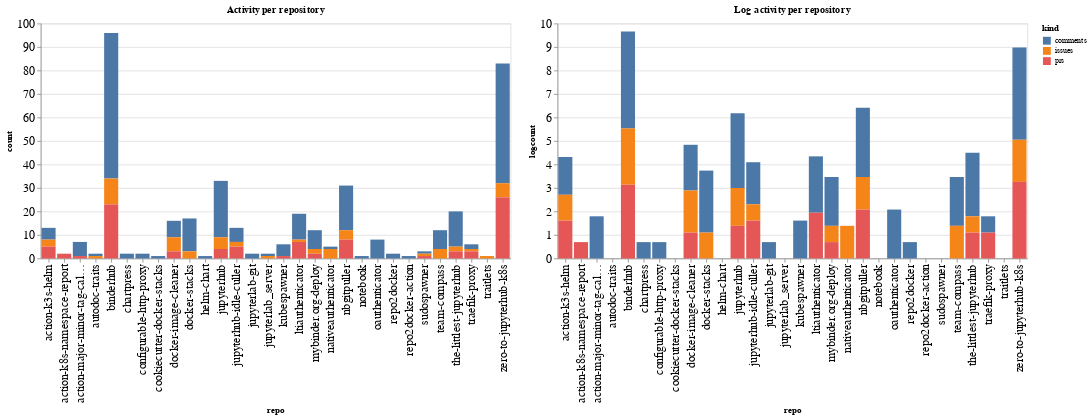

The cell this chart's notebook holds for it:
### Code cell
ch1 = alt.Chart(repo_summaries, width=600, title="Activity per repository").mark_bar().encode(
    x='repo',
    y='count',
    color='kind',
    tooltip="kind"
)

ch2 = alt.Chart(repo_summaries, width=600, title="Log activity per repository").mark_bar().encode(
    x='repo',
    y='logcount',
    color='kind',
    tooltip="kind"
)

ch1 | ch2

### Figure 1 — Vega-Lite specification as saved in the notebook (floating-point values rounded to 4 significant figures)
{"config": {"axisLeft": {"labelFontSize": 15}, "axisBottom": {"labelFontSize": 15}}, "hconcat": [{"mark": "bar", "encoding": {"color": {"type": "nominal", "field": "kind"}, "tooltip": {"type": "nominal", "field": "kind"}, "x": {"type": "nominal", "field": "repo"}, "y": {"type": "quantitative", "field": "count"}}, "title": "Activity per repository", "width": 600}, {"mark": "bar", "encoding": {"color": {"type": "nominal", "field": "kind"}, "tooltip": {"type": "nominal", "field": "kind"}, "x": {"type": "nominal", "field": "repo"}, "y": {"type": "quantitative", "field": "logcount"}}, "title": "Log activity per repository", "width": 600}], "data": {"name": "data-e638747e98defcf5411eac06839864a5"}, "$schema": "https://vega.github.io/schema/vega-lite/v4.8.1.json", "datasets": {"data-e638747e98defcf5411eac06839864a5": [{"repo": "action-k3s-helm", "kind": "comments", "count": 5, "logcount": 1.609}, {"repo": "action-k3s-helm", "kind": "issues", "count": 3, "logcount": 1.099}, {"repo": "action-k3s-helm", "kind": "prs", "count": 5, "logcount": 1.609}, {"repo": "action-k8s-namespace-report", "kind": "prs", "count": 2, "logcount": 0.6931}, {"repo": "action-major-minor-tag-calculator", "kind": "comments", "count": 6, "logcount": 1.792}, {"repo": "action-major-minor-tag-calculator", "kind": "prs", "count": 1, "logcount": 0.0}, {"repo": "autodoc-traits", "kind": "comments", "count": 1, "logcount": 0.0}, {"repo": "autodoc-traits", "kind": "issues", "count": 1, "logcount": 0.0}, {"repo": "binderhub", "kind": "comments", "count": 62, "logcount": 4.127}, {"repo": "binderhub", "kind": "issues", "count": 11, "logcount": 2.398}, {"repo": "binderhub", "kind": "prs", "count": 23, "logcount": 3.135}, {"repo": "chartpress", "kind": "comments", "count": 2, "logcount": 0.6931}, {"repo": "configurable-http-proxy", "kind": "comments", "count": 2, "logcount": 0.6931}, {"repo": "cookiecutter-docker-stacks", "kind": "comments", "count": 1, "logcount": 0.0}, {"repo": "docker-image-cleaner", "kind": "comments", "count": 7, "logcount": 1.946}, {"repo": "docker-image-cleaner", "kind": "issues", "count": 6, "logcount": 1.792}, {"repo": "docker-image-cleaner", "kind": "prs", "count": 3, "logcount": 1.099}, {"repo": "docker-stacks", "kind": "comments", "count": 14, "logcount": 2.639}, {"repo": "docker-stacks", "kind": "issues", "count": 3, "logcount": 1.099}, {"repo": "helm-chart", "kind": "comments", "count": 1, "logcount": 0.0}, {"repo": "jupyterhub", "kind": "comments", "count": 24, "logcount": 3.178}, {"repo": "jupyterhub", "kind": "issues", "count": 5, "logcount": 1.609}, {"repo": "jupyterhub", "kind": "prs", "count": 4, "logcount": 1.386}, {"repo": "jupyterhub-idle-culler", "kind": "comments", "count": 6, "logcount": 1.792}, {"repo": "jupyterhub-idle-culler", "kind": "issues", "count": 2, "logcount": 0.6931}, {"repo": "jupyterhub-idle-culler", "kind": "prs", "count": 5, "logcount": 1.609}, {"repo": "jupyterlab-git", "kind": "comments", "count": 2, "logcount": 0.6931}, {"repo": "jupyterlab_server", "kind": "comments", "count": 1, "logcount": 0.0}, {"repo": "jupyterlab_server", "kind": "issues", "count": 1, "logcount": 0.0}, {"repo": "kubespawner", "kind": "comments", "count": 5, "logcount": 1.609}, {"repo": "kubespawner", "kind": "prs", "count": 1, "logcount": 0.0}, {"repo": "ltiauthenticator", "kind": "comments", "count": 11, "logcount": 2.398}, {"repo": "ltiauthenticator", "kind": "issues", "count": 1, "logcount": 0.0}, {"repo": "ltiauthenticator", "kind": "prs", "count": 7, "logcount": 1.946}, {"repo": "mybinder.org-deploy", "kind": "comments", "count": 8, "logcount": 2.079}, {"repo": "mybinder.org-deploy", "kind": "issues", "count": 2, "logcount": 0.6931}, {"repo": "mybinder.org-deploy", "kind": "prs", "count": 2, "logcount": 0.6931}, {"repo": "nativeauthenticator", "kind": "comments", "count": 1, "logcount": 0.0}, {"repo": "nativeauthenticator", "kind": "issues", "count": 4, "logcount": 1.386}, {"repo": "nbgitpuller", "kind": "comments", "count": 19, "logcount": 2.944}, {"repo": "nbgitpuller", "kind": "issues", "count": 4, "logcount": 1.386}, {"repo": "nbgitpuller", "kind": "prs", "count": 8, "logcount": 2.079}, {"repo": "notebook", "kind": "comments", "count": 1, "logcount": 0.0}, {"repo": "oauthenticator", "kind": "comments", "count": 8, "logcount": 2.079}, {"repo": "repo2docker", "kind": "comments", "count": 2, "logcount": 0.6931}, {"repo": "repo2docker-action", "kind": "comments", "count": 1, "logcount": 0.0}, {"repo": "sudospawner", "kind": "comments", "count": 1, "logcount": 0.0}, {"repo": "sudospawner", "kind": "issues", "count": 1, "logcount": 0.0}, {"repo": "sudospawner", "kind": "prs", "count": 1, "logcount": 0.0}, {"repo": "team-compass", "kind": "comments", "count": 8, "logcount": 2.079}, {"repo": "team-compass", "kind": "issues", "count": 4, "logcount": 1.386}, {"repo": "the-littlest-jupyterhub", "kind": "comments", "count": 15, "logcount": 2.708}, {"repo": "the-littlest-jupyterhub", "kind": "issues", "count": 2, "logcount": 0.6931}, {"repo": "the-littlest-jupyterhub", "kind": "prs", "count": 3, "logcount": 1.099}, {"repo": "traefik-proxy", "kind": "comments", "count": 2, "logcount": 0.6931}, {"repo": "traefik-proxy", "kind": "issues", "count": 1, "logcount": 0.0}, {"repo": "traefik-proxy", "kind": "prs", "count": 3, "logcount": 1.099}, {"repo": "traitlets", "kind": "issues", "count": 1, "logcount": 0.0}, {"repo": "zero-to-jupyterhub-k8s", "kind": "comments", "count": 51, "logcount": 3.932}, {"repo": "zero-to-jupyterhub-k8s", "kind": "issues", "count": 6, "logcount": 1.792}, {"repo": "zero-to-jupyterhub-k8s", "kind": "prs", "count": 26, "logcount": 3.258}]}}
